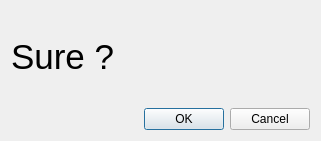
<?xml version="1.0" encoding="UTF-8"?>
<ui version="4.0">
 <class>Dialog</class>
 <widget class="QDialog" name="Dialog">
  <property name="geometry">
   <rect>
    <x>0</x>
    <y>0</y>
    <width>321</width>
    <height>141</height>
   </rect>
  </property>
  <property name="windowTitle">
   <string>Dialog</string>
  </property>
  <layout class="QVBoxLayout" name="verticalLayout">
   <item>
    <widget class="QLabel" name="label">
     <property name="font">
      <font>
       <pointsize>26</pointsize>
      </font>
     </property>
     <property name="text">
      <string>Sure ?</string>
     </property>
    </widget>
   </item>
   <item>
    <layout class="QHBoxLayout" name="horizontalLayout">
     <item>
      <spacer name="horizontalSpacer">
       <property name="orientation">
        <enum>Qt::Orientation::Horizontal</enum>
       </property>
       <property name="sizeHint" stdset="0">
        <size>
         <width>40</width>
         <height>20</height>
        </size>
       </property>
      </spacer>
     </item>
     <item>
      <widget class="QPushButton" name="okPushButton">
       <property name="text">
        <string>OK</string>
       </property>
      </widget>
     </item>
     <item>
      <widget class="QPushButton" name="cancelPushButton">
       <property name="text">
        <string>Cancel</string>
       </property>
      </widget>
     </item>
    </layout>
   </item>
  </layout>
 </widget>
 <resources/>
 <connections/>
</ui>
